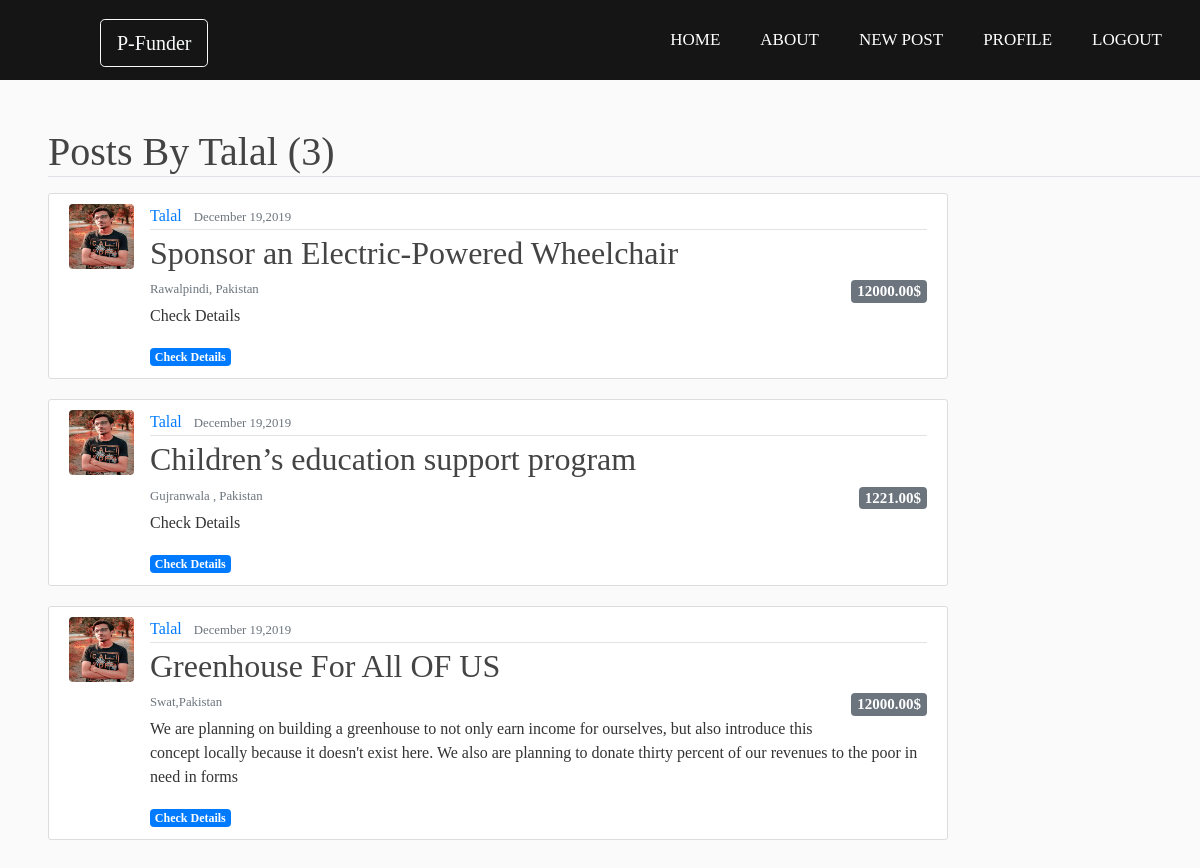
Screenshot of /home/user/Talal (signed in) with the database file from the repository.
### posts/models.py (models this page shows, shortened)
class Post(models.Model):
	title = models.CharField(max_length=100)
	location = models.CharField(max_length=35,help_text='Kindly atleast mention City,Country')
	brief = models.TextField(max_length=500, help_text='Write an overview to be displayed on Homepage')
	description= models.TextField(help_text='Please Mention your Jazzcash or EasyPaisa account (If Any)')
	amount = models.DecimalField( max_digits = 10 ,decimal_places=2, help_text='Enter the amount in US Dollars $')
	mobileAccount = models.CharField(max_length=15,blank=True,null=True,help_text='Enter your Jazzcash or EasyPaisa Account</br>This is for Jazzcash or EasyPaisa money transfer')
	cNIC= models.CharField(max_length = 13,blank=True,null=True,help_text='This is for Jazzcash / EasyPaisa money transfer')
	bankAccount = models.CharField(max_length = 26,help_text='This is for Jazzcash / EasyPaisa / Bank money transfer' ,blank=True,null=True)
	email = models.EmailField( help_text='Enter the email so that someone can contact you in case of any help ')
	phone = PhoneField(blank=True,null=True, help_text = '+[country code][number]x[extension]')
	date_posted = models.DateTimeField(default = timezone.now)
	author = models.ForeignKey(User, on_delete = models.CASCADE)

### users/models.py (models this page shows, shortened)
class Profile(models.Model):
	user = models.OneToOneField(User, on_delete = models.CASCADE)
	image = models.ImageField(default='default.png' , upload_to = 'profile_pics')

### posts/views.py (the view)
# urls.py: path('user/<str:username>', UserPostListView.as_view(), name='user-posts'),
class UserPostListView(ListView):
	model = Post
	template_name = 'posts/user_posts.html'
	context_object_name = 'posts'
	paginate_by = 4
	def get_queryset(self):
		user = get_object_or_404(User, username = self.kwargs.get('username'))
		return Post.objects.filter(author = user).order_by("-date_posted")

### posts/templates/posts/user_posts.html (shortened to what this page needs)
{% extends "posts/base.html"%}
{% block content %}
{% if user.is_authenticated %}
	<h1 class="mt-5 mb-2 ml-5 border-bottom">Posts By {{ view.kwargs.username }} ({{ page_obj.paginator.count }})</h1>
	{% for post in posts %}
		<article class="mt-3 media content-section w-75 ml-5">
			<img class = 'rounded article-img' src="{{ post.author.profile.image.url }}">
		  <div class="media-body">
		    <div class="article-metadata">
		      <a class="mr-2" href="{% url 'user-posts' post.author.username %}">{{ post.author }}</a>
		      <small class="text-muted">{{ post.date_posted|date:"F d,Y" }}</small>
		    </div>
		    <h2><a class="article-title" href="{% url 'posts-detail' post.id  %}">{{ post.title }}</a></h2>
		    <h5 class="text-muted"> <span class="badge badge-secondary float-right mb-1">{{ post.amount }}$ </span></h5>
		    <small class="text-muted float-left">{{ post.location }}</small><br>
		    <p class="article-content">{{ post.brief }}</p>
		    <a class="badge badge-primary" href="{% url 'posts-detail' post.id  %}">Check Details</a>
		  </div>
		</article>
	{% endfor %}
{% endif %}
{% endblock content %}

### posts/static/posts/main.css (style rules this page uses)
body { background: #fafafa; color: #333333; }
h1, h2, h3, h4, h5, h6 { color: #444444; }
.content-section { background: #ffffff; padding: 10px 20px; border: 1px solid #dddddd; border-radius: 3px; margin-bottom: 20px; }
.article-title { color: #444444; }
.article-content { white-space: pre-line; }
.article-img { height: 65px; width: 65px; margin-right: 16px; }
.article-metadata { padding-bottom: 1px; margin-bottom: 4px; border-bottom: 1px solid #e3e3e3 }

### posts/static/posts/style.css (style rules this page uses)
* { padding: 0; margin: 0; text-decoration: none; list-style: none; box-sizing: border-box; }
body { font-family: montserrat; }

### rows the page displays
Post: author.profile.image (placeholder picture), author "Talal", date_posted "December 19,2019", title "Sponsor an Electric-Powered Wheelchair", amount "12000.00", location "Rawalpindi, Pakistan", brief "Check Details"
Post: author.profile.image (placeholder picture), author "Talal", date_posted "December 19,2019", title "Children’s education support program", amount "1221.00", location "Gujranwala , Pakistan", brief "Check Details"
Post: author.profile.image (placeholder picture), author "Talal", date_posted "December 19,2019", title "Greenhouse For All OF US", amount "12000.00", location "Swat,Pakistan", brief "We are planning on building a greenhouse to not only earn income for ourselves, but also introduce this concept locally because it doesn't exist here. We also are planning to donate thirty percent of our revenues to the poor in need in forms"

### other values shown
{{ view.kwargs.username }} "Talal"
{{ page_obj.paginator.count }} "3"
